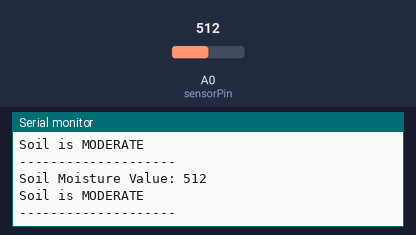
This sketch was run on a simulated Arduino Uno, built with avr-gcc and run on an emulated ATmega328P. On the bench: the last lines printed to the serial monitor. The inputs (shaded band) are chosen by the test bench; at power-on: A0 (sensorPin) = 512.

Above: at 1.8 s.
1.9 s: A0 (sensorPin) set to 390
At 2.8 s:
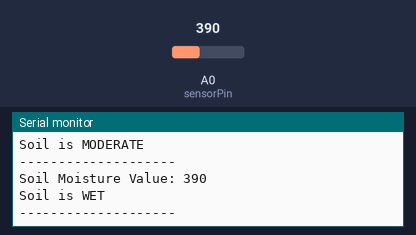
4.5 s: A0 (sensorPin) set to 710
At 5.7 s:
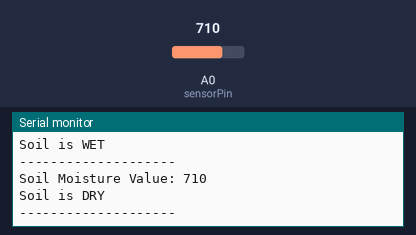
Timing chart, 0 to 7.5 s (numbered marks = the images above; inputs shaded):
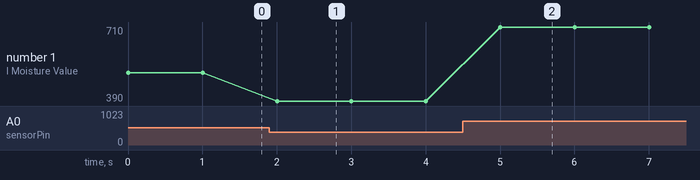

Measured:
- after the input at 1.9 s, the serial monitor: prints a new line after 0.10 s (image 1)
- after the input at 4.5 s, the serial monitor: prints a new line after 0.50 s (image 2)
- plotted number 1: 512 → 390 after the input at 1.9 s, 390 → 710 after the input at 4.5 s

The sketch:

soil1.ino
```cpp
const int sensorPin = A0;
int moistureValue;

void setup() {
  Serial.begin(9600);
}

void loop() {
  moistureValue = analogRead(sensorPin);

  Serial.print("Soil Moisture Value: ");
  Serial.println(moistureValue);

  if (moistureValue > 700) {
    Serial.println("Soil is DRY");
  }
  else if (moistureValue > 400) {
    Serial.println("Soil is MODERATE");
  }
  else {
    Serial.println("Soil is WET");
  }

  Serial.println("--------------------");
  delay(1000);
}
```
